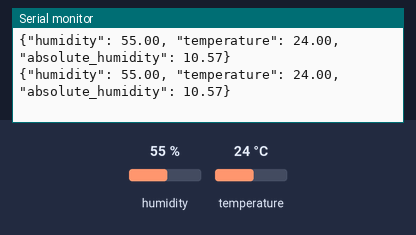
Bench run of a sketch on a simulated Arduino Uno, built with avr-gcc and run on an emulated ATmega328P. Parts: the last lines printed to the serial monitor. Inputs (shaded band) come from the test bench; at power-on: humidity 55 %, temperature 24 °C.

Above: at 2.8 s.
2.9 s: humidity set to 22 %
At 4.9 s:
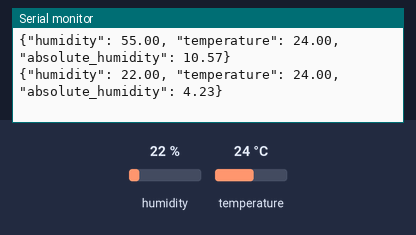
5.6 s: temperature set to 12 °C
At 6.9 s:
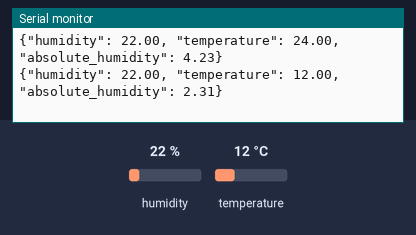
8.3 s: humidity set to 40 %
At 9.9 s:
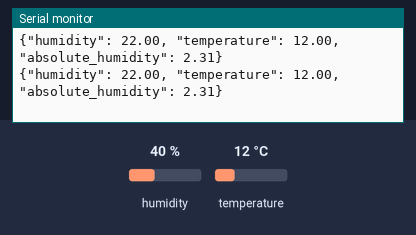
Timing chart, 0 to 11.4 s (numbered marks = the images above; inputs shaded):
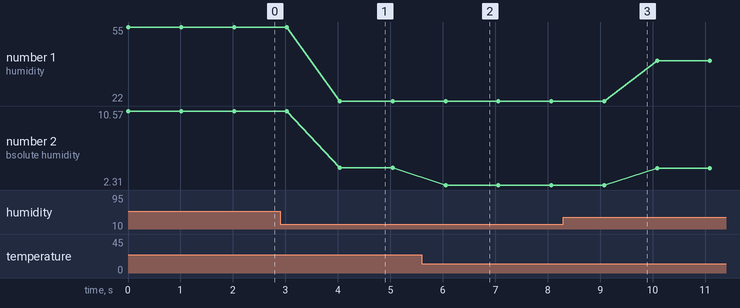

Measured:
- after the input at 2.9 s, the serial monitor: prints a new line after 1.1 s (image 1)
- after the input at 5.6 s, the serial monitor: prints a new line after 0.46 s (image 2)
- plotted number 1: 55 → 22 after the input at 2.9 s, 22 → 40 after the input at 8.3 s
- plotted number 2: 10.57 → 4.23 after the input at 2.9 s, 4.23 → 2.31 after the input at 5.6 s, 2.31 → 4.19 after the input at 8.3 s

The sketch:

get_env_value.ino
```cpp
#include <DHT.h>

#define DHTPIN 2
#define DHTTYPE DHT22   // DHT 11

DHT dht(DHTPIN, DHTTYPE);

void setup() {
  Serial.begin(9600);
  dht.begin();
}

void loop() {
  float h = dht.readHumidity();
  float t = dht.readTemperature();

  // Check if any reads failed and exit early (to try again).
  if (isnan(h) || isnan(t)) {
//    Serial.println(F("Failed to read from DHT11 sensor!"));
    return;
  }
  float absolute_humi = (6.112*(2.718*((17.67*t)/(t+243.5))*h*2.1674/(273.15+t)));
  Serial.print("{\"humidity\": ");
  Serial.print(h);
  Serial.print(", \"temperature\": ");
  Serial.print(t);
  Serial.print(", \"absolute_humidity\": ");
  Serial.print(absolute_humi);
  Serial.println("}");
  delay(1000);
}
```
